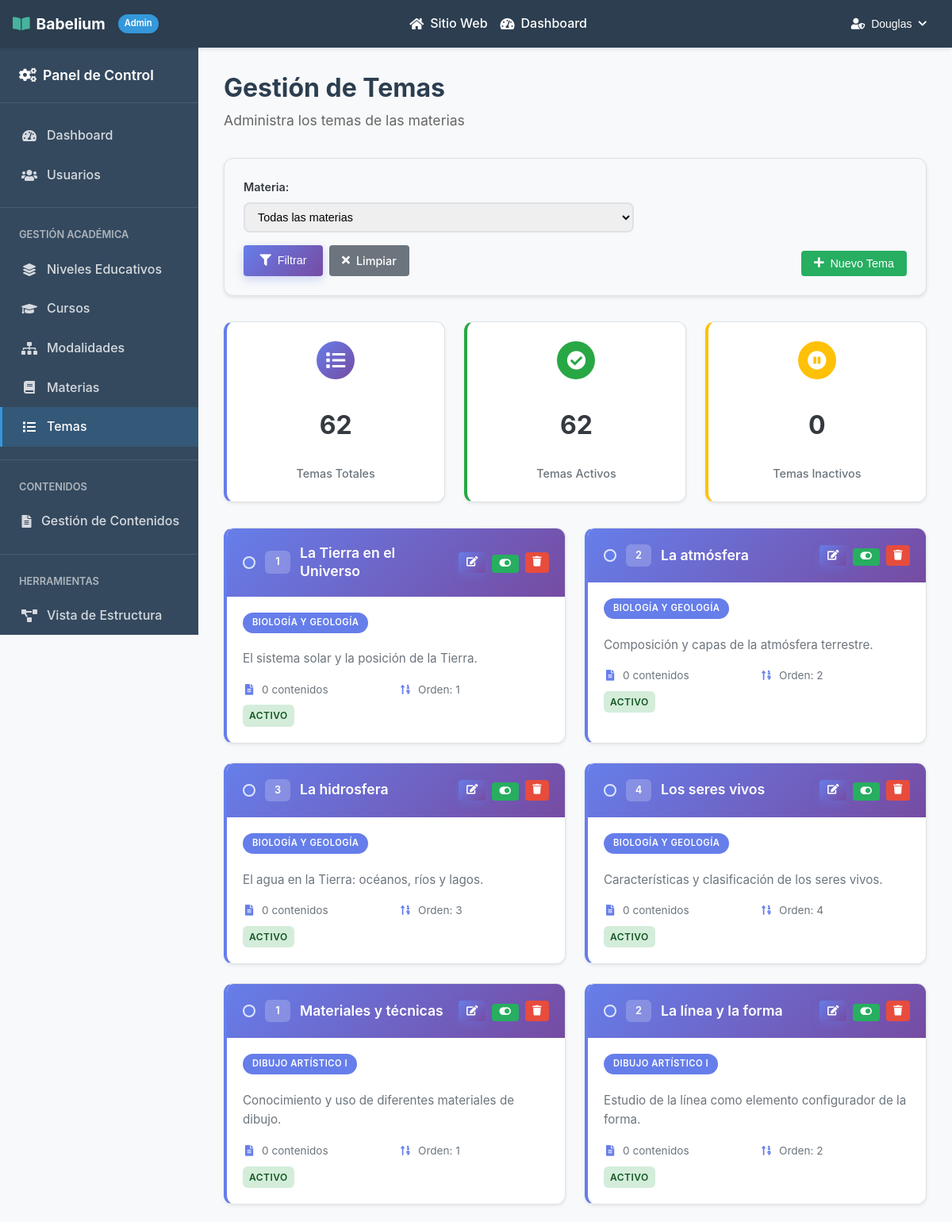
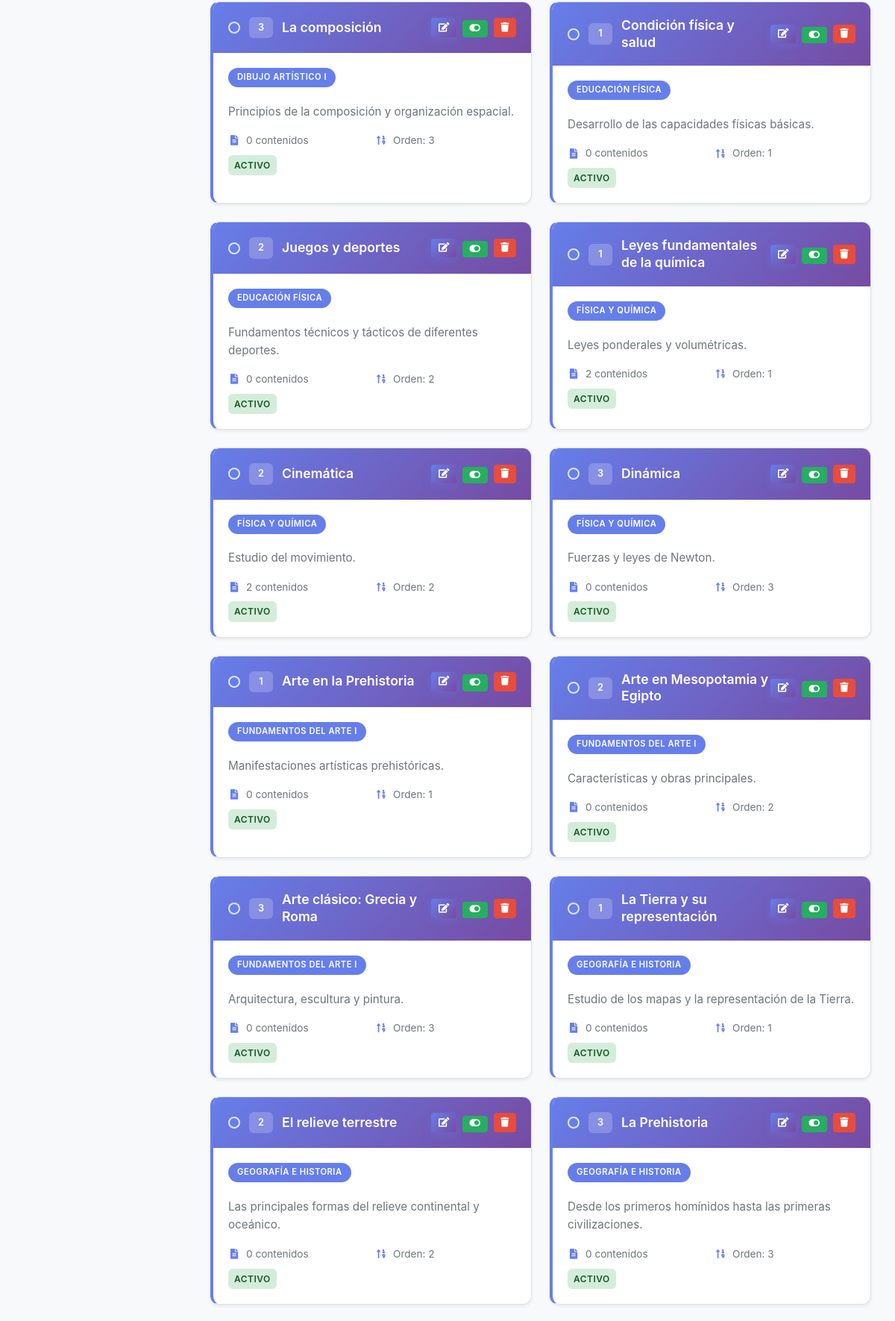
Page /admin/temas.php (signed in, upper part) on the committed database (2 pictures, top to bottom).
### tables this page shows
CREATE TABLE `temas` (
  `id` int(11) NOT NULL,
  `materia_id` int(11) NOT NULL,
  `titulo` varchar(255) NOT NULL,
  `descripcion` text DEFAULT NULL,
  `orden` int(11) NOT NULL,
  `activo` tinyint(1) DEFAULT 1
);

### admin/temas.php (the view, shortened to what this page needs)
<?php
require_once('../db/connection.php');
try {
    $where_conditions = [];
    $params = [];
    $param_types = "";
    $where_clause = !empty($where_conditions) ? "WHERE " . implode(" AND ", $where_conditions) : "";
    $query = "
        SELECT t.*,
               COALESCE(mat.nombre, 'Sin materia') as materia_nombre,
               COALESCE((SELECT COUNT(*) FROM contenidos WHERE tema_id = t.id), 0) as total_contenidos
        FROM temas t
        LEFT JOIN materias mat ON t.materia_id = mat.id
        $where_clause
        ORDER BY COALESCE(mat.nombre, 'ZZZ'), t.orden, t.titulo
    ";
    if (!empty($params)) {
        $stmt = $conexion->prepare($query);
        if (!$stmt) {
            throw new Exception("Error preparando consulta: " . $conexion->error);
        }
        $stmt->bind_param($param_types, ...$params);
        $stmt->execute();
        $result = $stmt->get_result();
        $temas = [];
        while ($row = $result->fetch_assoc()) {
            $temas[] = $row;
        }
        $stmt->close();
    } else {
        $result = $conexion->query($query);
        $temas = [];
        while ($row = $result->fetch_assoc()) {
            $temas[] = $row;
        }
    }
} catch (Exception $e) {
    $temas = [];
    $mensaje = "Error al cargar los temas: " . $e->getMessage();
    $tipo_mensaje = "error";
    error_log("Error en temas.php: " . $e->getMessage());
}
$total_temas = count($temas);
$temas_activos = array_filter($temas, function($tema) {
    return $tema['activo'] == 1;
});
$total_activos = count($temas_activos);
$total_inactivos = $total_temas - $total_activos;
?>
<!DOCTYPE html>
<html lang="es">
<head>
    <link rel="stylesheet" href="https://cdnjs.cloudflare.com/ajax/libs/font-awesome/6.5.0/css/all.min.css">
    <link rel="stylesheet" href="../css/reset.css">
    <link rel="stylesheet" href="../css/style.css">
    <link rel="stylesheet" href="../css/admin.css">
    <link rel="stylesheet" href="../css/admin-common.css">
    <link rel="stylesheet" href="../css/admin-temas.css">
    <link rel="stylesheet" href="../css/components.css">
</head>
<body>
    <?php include_once "../includes/admin_header.php" ?>
    <div class="admin-container">
        <aside class="admin-sidebar">
            <div class="sidebar-header">
                <h3>
                    <i class="fas fa-cogs"></i>
                    Panel de Control
                </h3>
            </div>
            <nav class="sidebar-nav">
                <a href="dashboard.php" class="nav-item">
                    <i class="fas fa-tachometer-alt"></i>
                    <span>Dashboard</span>
                </a>
                <a href="usuarios.php" class="nav-item">
                    <i class="fas fa-users"></i>
                    <span>Usuarios</span>
                </a>
                <div style="border-top: 1px solid rgba(255,255,255,0.1); margin: 1rem 0;"></div>
                <div style="padding: 0.5rem 1.5rem; color: rgba(255,255,255,0.6); font-size: 0.8rem; font-weight: 600; text-transform: uppercase;">
                    Gestión Académica
                </div>
                <a href="niveles.php" class="nav-item">
                    <i class="fas fa-layer-group"></i>
                    <span>Niveles Educativos</span>
                </a>
                <a href="cursos.php" class="nav-item">
                    <i class="fas fa-graduation-cap"></i>
                    <span>Cursos</span>
                </a>
                <a href="modalidades.php" class="nav-item">
                    <i class="fas fa-sitemap"></i>
                    <span>Modalidades</span>
                </a>
                <a href="materias.php" class="nav-item">
                    <i class="fas fa-book"></i>
                    <span>Materias</span>
                </a>
                <a href="temas.php" class="nav-item active">
                    <i class="fas fa-list"></i>
                    <span>Temas</span>
                </a>
                <div style="border-top: 1px solid rgba(255,255,255,0.1); margin: 1rem 0;"></div>
                <div style="padding: 0.5rem 1.5rem; color: rgba(255,255,255,0.6); font-size: 0.8rem; font-weight: 600; text-transform: uppercase;">
                    Contenidos
                </div>
                <a href="contenidos.php" class="nav-item">
                    <i class="fas fa-file-alt"></i>
                    <span>Gestión de Contenidos</span>
                </a>
                <div style="border-top: 1px solid rgba(255,255,255,0.1); margin: 1rem 0;"></div>
                <div style="padding: 0.5rem 1.5rem; color: rgba(255,255,255,0.6); font-size: 0.8rem; font-weight: 600; text-transform: uppercase;">
                    Herramientas
                </div>
                <a href="estructura.php" class="nav-item">
                    <i class="fas fa-project-diagram"></i>
                    <span>Vista de Estructura</span>
                </a>
            </nav>
        </aside>
        <main class="admin-main">
            <div class="admin-header">
                <h1>Gestión de Temas</h1>
                <p>Administra los temas de las materias</p>
            </div>
            <div class="content-filters">
                <form method="GET" class="filters-form">
                    <div class="filter-group">
                        <label for="materia">Materia:</label>
                        <select name="materia" id="materia">
                            <option value="">Todas las materias</option>
                        </select>
                    </div>
                    <div class="filter-actions">
                        <button type="submit" class="btn btn-primary">
                            <i class="fas fa-filter"></i> Filtrar
                        </button>
                        <a href="temas.php" class="btn btn-secondary">
                            <i class="fas fa-times"></i> Limpiar
                        </a>
                    </div>
                </form>
                <div class="content-actions">
                    <button onclick="openModal('createModal')" class="btn btn-success">
                        <i class="fas fa-plus"></i> Nuevo Tema
                    </button>
                </div>
            </div>
            <div class="stats-container">
                <div class="stat-card primary">
                    <div class="stat-icon">
                        <i class="fas fa-list"></i>
                    </div>
                    <div class="stat-number"><?php echo $total_temas; ?></div>
                    <div class="stat-label">Temas Totales</div>
                </div>
                <div class="stat-card success">
                    <div class="stat-icon">
                        <i class="fas fa-check-circle"></i>
                    </div>
                    <div class="stat-number"><?php echo $total_activos; ?></div>
                    <div class="stat-label">Temas Activos</div>
                </div>
                <div class="stat-card warning">
                    <div class="stat-icon">
                        <i class="fas fa-pause-circle"></i>
                    </div>
                    <div class="stat-number"><?php echo $total_inactivos; ?></div>
                    <div class="stat-label">Temas Inactivos</div>
                </div>
            </div>
            <div class="tema-grid">
                <?php if (empty($temas)): ?>
                    <div class="no-data">
                        <i class="fas fa-inbox"></i>
                        <p>No se encontraron temas</p>
                        <small>Crea un nuevo tema para empezar</small>
                    </div>
                <?php else: ?>
                    <?php foreach ($temas as $tema): ?>
                        <div class="tema-card <?php echo $tema['activo'] ? '' : 'inactivo'; ?>">
                            <div class="tema-header">
                                <div class="tema-title">
                                    <div class="color-indicator" style="background-color: #667eea"></div>
                                    <span class="orden"><?php echo $tema['orden']; ?></span>
                                    <span class="tema-title-text"><?php echo htmlspecialchars($tema['titulo']); ?></span>
                                </div>
                                <div class="tema-actions">
                                    <button onclick="editTema(<?php echo htmlspecialchars(json_encode($tema)); ?>)" class="btn btn-sm btn-primary" title="Editar">
                                        <i class="fas fa-edit"></i>
                                    </button>
                                    <form method="POST" style="display: inline;">
                                        <button type="submit" class="btn btn-sm <?php echo $tema['activo'] ? 'btn-success' : 'btn-secondary'; ?>" title="<?php echo $tema['activo'] ? 'Desactivar' : 'Activar'; ?>">
                                            <i class="fas fa-<?php echo $tema['activo'] ? 'toggle-on' : 'toggle-off'; ?>"></i>
                                        </button>
                                    </form>
                                    <button onclick="deleteTema(<?php echo $tema['id']; ?>, '<?php echo htmlspecialchars($tema['titulo']); ?>', <?php echo $tema['total_contenidos']; ?>)" class="btn btn-sm btn-danger" title="Eliminar">
                                        <i class="fas fa-trash"></i>
                                    </button>
                                </div>
                            </div>
                            <div class="tema-body">
                                <div class="tema-badges">
                                    <span class="materia-badge" style="background-color: #667eea">
                                        <?php echo htmlspecialchars($tema['materia_nombre']); ?>
                                    </span>
                                </div>
                                <div class="tema-description">
                                    <?php echo !empty($tema['descripcion']) ? htmlspecialchars($tema['descripcion']) : '<em>Sin descripción</em>'; ?>
                                </div>
                                <div class="tema-meta">
                                    <div class="tema-meta-item">
                                        <i class="fas fa-file-alt"></i>
                                        <span><?php echo $tema['total_contenidos']; ?> contenidos</span>
                                    </div>
                                    <div class="tema-meta-item">
                                        <i class="fas fa-sort-numeric-up"></i>
                                        <span>Orden: <?php echo $tema['orden']; ?></span>
                                    </div>
                                    <div class="tema-meta-item">
                                        <span class="estado-badge <?php echo $tema['activo'] ? 'estado-activo' : 'estado-inactivo'; ?>">
                                            <?php echo $tema['activo'] ? 'Activo' : 'Inactivo'; ?>
                                        </span>
                                    </div>
                                </div>
                            </div>
                        </div>
                    <?php endforeach; ?>
                <?php endif; ?>
            </div>
        </main>
    </div>
</body>
</html>

### css/style.css (style rules this page uses)
:root { --primary-color: #4a6fa5; --secondary-color: #166088; --accent-color: #47b39d; --background-color: #f9f9f9; --text-color: #333333; --light-text: #666666; --white: #ffffff; --ods-education: #c5192d; --ods-inequality: #ff9e00; --ods-communities: #56c02b; --spacing-xs: 0.5rem; --spacing-sm: 1rem; --spacing-md: 2rem; --spacing-lg: 3rem; --spacing-xl: 5rem; --border-radius: 0.5rem; }
body { font-family: "Segoe UI", Tahoma, Geneva, Verdana, sans-serif; color: var(--text-color); line-height: 1.6; background-color: var(--background-color); }
h1, h2, h3, h4, h5, h6 { margin-bottom: var(--spacing-sm); line-height: 1.2; }
h1 { font-size: 3rem; font-weight: 700; }
h3 { font-size: 1.5rem; font-weight: 600; }
p { margin-bottom: var(--spacing-sm); }
a { text-decoration: none; color: var(--primary-color); transition: all 0.3s ease; }
nav a { color: var(--white); text-decoration: none; font-weight: 500; transition: color 0.3s ease; white-space: nowrap; }

### css/admin-common.css (style rules this page uses)
:root { --admin-primary: #2c3e50; --admin-secondary: #34495e; --admin-accent: #3498db; --admin-success: #27ae60; --admin-warning: #f39c12; --admin-danger: #e74c3c; --admin-sidebar-width: 250px; --admin-header-height: 60px; --white: #ffffff; }
* { margin: 0; padding: 0; box-sizing: border-box; }
body { font-family: -apple-system, BlinkMacSystemFont, "Segoe UI", Roboto, Oxygen, Ubuntu, Cantarell, sans-serif; line-height: 1.6; color: #333; background-color: #f8f9fa; }
.admin-container { display: flex; min-height: calc(100vh - var(--admin-header-height)); background-color: #f8f9fa; }
.admin-sidebar { width: var(--admin-sidebar-width); background-color: var(--admin-secondary); color: var(--white); position: fixed; height: calc(100vh - var(--admin-header-height)); overflow-y: auto; z-index: 100; top: var(--admin-header-height); }
.sidebar-header { padding: 1.5rem; border-bottom: 1px solid rgba(255, 255, 255, 0.1); }
.sidebar-header h3 { margin: 0; font-size: 1.1rem; display: flex; align-items: center; gap: 0.5rem; }
.sidebar-nav { padding: 1rem 0; }
.nav-item { display: flex; align-items: center; gap: 0.75rem; padding: 0.75rem 1.5rem; color: rgba(255, 255, 255, 0.8); text-decoration: none; transition: all 0.3s ease; border-left: 3px solid transparent; }
.nav-item.active { background-color: rgba(52, 152, 219, 0.2); color: var(--white); border-left-color: var(--admin-accent); }
.nav-item i { width: 20px; text-align: center; }
.admin-main { flex: 1; margin-left: var(--admin-sidebar-width); padding: 2rem; overflow-x: auto; }
.admin-header { margin-bottom: 2rem; }
.admin-header h1 { margin: 0 0 0.5rem 0; color: var(--admin-primary); font-size: 2rem; }
.admin-header p { margin: 0; color: #666; font-size: 1.1rem; }

### css/components.css (style rules this page uses)
.btn { display: inline-flex; align-items: center; gap: 0.5rem; padding: 0.5rem 1rem; border: none; border-radius: 4px; font-size: 0.9rem; font-weight: 500; text-decoration: none; cursor: pointer; transition: all 0.3s ease; }
.btn-sm { padding: 0.3rem 0.6rem; font-size: 0.8rem; }
.btn-primary { background-color: var(--admin-accent); color: white; }
.btn-success { background-color: var(--admin-success); color: white; }
.btn-danger { background-color: var(--admin-danger); color: white; }
.btn-secondary { background-color: #6c757d; color: white; }

### rows in the picture
temas: orden "1", titulo "La Tierra en el Universo", activo 1 (drawn), materia_nombre "BIOLOGÍA Y GEOLOGÍA", descripcion "El sistema solar y la posición de la Tierra.", total_contenidos "0"
temas: orden "2", titulo "La atmósfera", activo 1 (drawn), materia_nombre "BIOLOGÍA Y GEOLOGÍA", descripcion "Composición y capas de la atmósfera terrestre.", total_contenidos "0"
temas: orden "3", titulo "La hidrosfera", activo 1 (drawn), materia_nombre "BIOLOGÍA Y GEOLOGÍA", descripcion "El agua en la Tierra: océanos, ríos y lagos.", total_contenidos "0"
temas: orden "4", titulo "Los seres vivos", activo 1 (drawn), materia_nombre "BIOLOGÍA Y GEOLOGÍA", descripcion "Características y clasificación de los seres vivos.", total_contenidos "0"
temas: orden "1", titulo "Materiales y técnicas", activo 1 (drawn), materia_nombre "DIBUJO ARTÍSTICO I", descripcion "Conocimiento y uso de diferentes materiales de dibujo.", total_contenidos "0"
temas: orden "2", titulo "La línea y la forma", activo 1 (drawn), materia_nombre "DIBUJO ARTÍSTICO I", descripcion "Estudio de la línea como elemento configurador de la forma.", total_contenidos "0"
temas: orden "3", titulo "La composición", activo 1 (drawn), materia_nombre "DIBUJO ARTÍSTICO I", descripcion "Principios de la composición y organización espacial.", total_contenidos "0"
temas: orden "1", titulo "Condición física y salud", activo 1 (drawn), materia_nombre "EDUCACIÓN FÍSICA", descripcion "Desarrollo de las capacidades físicas básicas.", total_contenidos "0"
temas: orden "2", titulo "Juegos y deportes", activo 1 (drawn), materia_nombre "EDUCACIÓN FÍSICA", descripcion "Fundamentos técnicos y tácticos de diferentes deportes.", total_contenidos "0"
temas: orden "1", titulo "Leyes fundamentales de la química", activo 1 (drawn), materia_nombre "FÍSICA Y QUÍMICA", descripcion "Leyes ponderales y volumétricas.", total_contenidos "2"
temas: orden "2", titulo "Cinemática", activo 1 (drawn), materia_nombre "FÍSICA Y QUÍMICA", descripcion "Estudio del movimiento.", total_contenidos "2"
temas: orden "3", titulo "Dinámica", activo 1 (drawn), materia_nombre "FÍSICA Y QUÍMICA", descripcion "Fuerzas y leyes de Newton.", total_contenidos "0"
temas: orden "1", titulo "Arte en la Prehistoria", activo 1 (drawn), materia_nombre "FUNDAMENTOS DEL ARTE I", descripcion "Manifestaciones artísticas prehistóricas.", total_contenidos "0"
temas: orden "2", titulo "Arte en Mesopotamia y Egipto", activo 1 (drawn), materia_nombre "FUNDAMENTOS DEL ARTE I", descripcion "Características y obras principales.", total_contenidos "0"
temas: orden "3", titulo "Arte clásico: Grecia y Roma", activo 1 (drawn), materia_nombre "FUNDAMENTOS DEL ARTE I", descripcion "Arquitectura, escultura y pintura.", total_contenidos "0"
temas: orden "1", titulo "La Tierra y su representación", activo 1 (drawn), materia_nombre "GEOGRAFÍA E HISTORIA", descripcion "Estudio de los mapas y la representación de la Tierra.", total_contenidos "0"
temas: orden "2", titulo "El relieve terrestre", activo 1 (drawn), materia_nombre "GEOGRAFÍA E HISTORIA", descripcion "Las principales formas del relieve continental y oceánico.", total_contenidos "0"
temas: orden "3", titulo "La Prehistoria", activo 1 (drawn), materia_nombre "GEOGRAFÍA E HISTORIA", descripcion "Desde los primeros homínidos hasta las primeras civilizaciones.", total_contenidos "0"

### other values in the picture
$usuario_actual['nombre'] "Douglas"
$total_temas "62"
$total_activos "62"
$total_inactivos "0"
